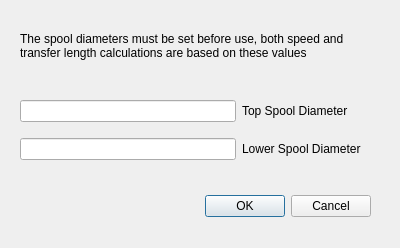
<?xml version="1.0" encoding="UTF-8"?>
<ui version="4.0">
 <class>DiametersDialog</class>
 <widget class="QDialog" name="DiametersDialog">
  <property name="geometry">
   <rect>
    <x>0</x>
    <y>0</y>
    <width>400</width>
    <height>248</height>
   </rect>
  </property>
  <property name="windowTitle">
   <string>Dialog</string>
  </property>
  <widget class="QDialogButtonBox" name="buttonBox">
   <property name="geometry">
    <rect>
     <x>30</x>
     <y>190</y>
     <width>341</width>
     <height>32</height>
    </rect>
   </property>
   <property name="orientation">
    <enum>Qt::Horizontal</enum>
   </property>
   <property name="standardButtons">
    <set>QDialogButtonBox::Cancel|QDialogButtonBox::Ok</set>
   </property>
  </widget>
  <widget class="QLabel" name="label_3">
   <property name="geometry">
    <rect>
     <x>20</x>
     <y>20</y>
     <width>361</width>
     <height>51</height>
    </rect>
   </property>
   <property name="text">
    <string>The spool diameters must be set before use, both speed and transfer length calculations are based on these values</string>
   </property>
   <property name="wordWrap">
    <bool>true</bool>
   </property>
  </widget>
  <widget class="QWidget" name="">
   <property name="geometry">
    <rect>
     <x>20</x>
     <y>90</y>
     <width>341</width>
     <height>81</height>
    </rect>
   </property>
   <layout class="QGridLayout" name="gridLayout">
    <item row="0" column="0">
     <widget class="QLineEdit" name="lineEdit"/>
    </item>
    <item row="0" column="1">
     <widget class="QLabel" name="label">
      <property name="text">
       <string>Top Spool Diameter</string>
      </property>
     </widget>
    </item>
    <item row="1" column="0">
     <widget class="QLineEdit" name="lineEdit_2"/>
    </item>
    <item row="1" column="1">
     <widget class="QLabel" name="label_2">
      <property name="text">
       <string>Lower Spool Diameter</string>
      </property>
     </widget>
    </item>
   </layout>
  </widget>
 </widget>
 <resources/>
 <connections>
  <connection>
   <sender>buttonBox</sender>
   <signal>accepted()</signal>
   <receiver>DiametersDialog</receiver>
   <slot>accept()</slot>
   <hints>
    <hint type="sourcelabel">
     <x>248</x>
     <y>254</y>
    </hint>
    <hint type="destinationlabel">
     <x>157</x>
     <y>274</y>
    </hint>
   </hints>
  </connection>
  <connection>
   <sender>buttonBox</sender>
   <signal>rejected()</signal>
   <receiver>DiametersDialog</receiver>
   <slot>reject()</slot>
   <hints>
    <hint type="sourcelabel">
     <x>316</x>
     <y>260</y>
    </hint>
    <hint type="destinationlabel">
     <x>286</x>
     <y>274</y>
    </hint>
   </hints>
  </connection>
 </connections>
</ui>
